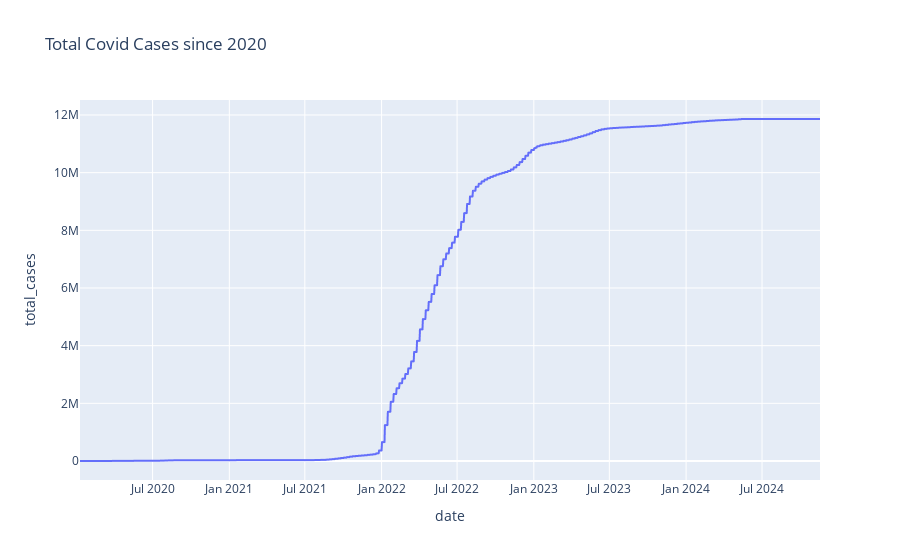

This figure's notebook cell:
### Code cell
total_affected.show()

### Figure 1 — Plotly figure (JSON) as saved in the notebook; plotly's stock layout.template omitted (floating-point values rounded to 4 significant figures; data arrays with more than 128 entries replaced by an {"elided": "..."} marker saying what was removed)
{"data": [{"hovertemplate": "date=%{x}<br>total_cases=%{y}<extra></extra>", "legendgroup": "", "line": {"color": "#636efa", "dash": "solid"}, "marker": {"symbol": "circle"}, "mode": "lines", "name": "", "showlegend": false, "type": "scattergl", "x": {"elided": "1774 str values"}, "xaxis": "x", "y": {"elided": "1774 int values"}, "yaxis": "y"}], "layout": {"legend": {"tracegroupgap": 0}, "title": {"text": "Total Covid Cases since 2020"}, "xaxis": {"anchor": "y", "domain": [0, 1], "title": {"text": "date"}}, "yaxis": {"anchor": "x", "domain": [0, 1], "title": {"text": "total_cases"}}}}
